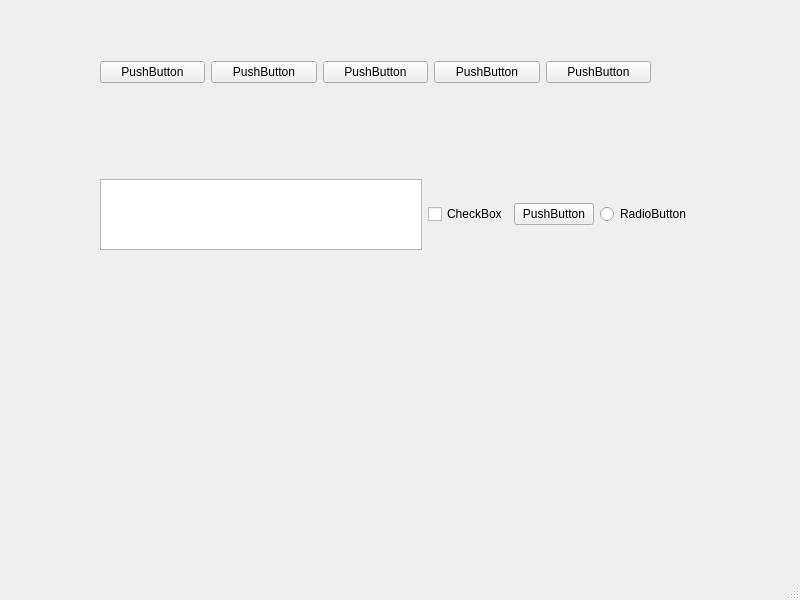
<?xml version="1.0" encoding="UTF-8"?>
<ui version="4.0">
 <class>MainWindow</class>
 <widget class="QMainWindow" name="MainWindow">
  <property name="geometry">
   <rect>
    <x>0</x>
    <y>0</y>
    <width>800</width>
    <height>600</height>
   </rect>
  </property>
  <property name="windowTitle">
   <string>MainWindow</string>
  </property>
  <widget class="QWidget" name="centralwidget">
   <widget class="QWidget" name="horizontalLayoutWidget">
    <property name="geometry">
     <rect>
      <x>100</x>
      <y>179</y>
      <width>591</width>
      <height>71</height>
     </rect>
    </property>
    <layout class="QHBoxLayout" name="horizontalLayout_2">
     <item>
      <widget class="QListView" name="listView"/>
     </item>
     <item>
      <widget class="QCheckBox" name="checkBox">
       <property name="text">
        <string>CheckBox</string>
       </property>
      </widget>
     </item>
     <item>
      <widget class="QPushButton" name="pushButton_6">
       <property name="text">
        <string>PushButton</string>
       </property>
      </widget>
     </item>
     <item>
      <widget class="QRadioButton" name="radioButton">
       <property name="text">
        <string>RadioButton</string>
       </property>
      </widget>
     </item>
    </layout>
   </widget>
   <widget class="QWidget" name="">
    <property name="geometry">
     <rect>
      <x>100</x>
      <y>60</y>
      <width>551</width>
      <height>25</height>
     </rect>
    </property>
    <layout class="QHBoxLayout" name="horizontalLayout">
     <item>
      <widget class="QPushButton" name="pushButton_2">
       <property name="text">
        <string>PushButton</string>
       </property>
      </widget>
     </item>
     <item>
      <widget class="QPushButton" name="pushButton">
       <property name="text">
        <string>PushButton</string>
       </property>
      </widget>
     </item>
     <item>
      <widget class="QPushButton" name="pushButton_5">
       <property name="text">
        <string>PushButton</string>
       </property>
      </widget>
     </item>
     <item>
      <widget class="QPushButton" name="pushButton_4">
       <property name="text">
        <string>PushButton</string>
       </property>
      </widget>
     </item>
     <item>
      <widget class="QPushButton" name="pushButton_3">
       <property name="text">
        <string>PushButton</string>
       </property>
      </widget>
     </item>
    </layout>
   </widget>
  </widget>
  <widget class="QMenuBar" name="menubar">
   <property name="geometry">
    <rect>
     <x>0</x>
     <y>0</y>
     <width>800</width>
     <height>23</height>
    </rect>
   </property>
  </widget>
  <widget class="QStatusBar" name="statusbar"/>
 </widget>
 <resources/>
 <connections/>
</ui>
